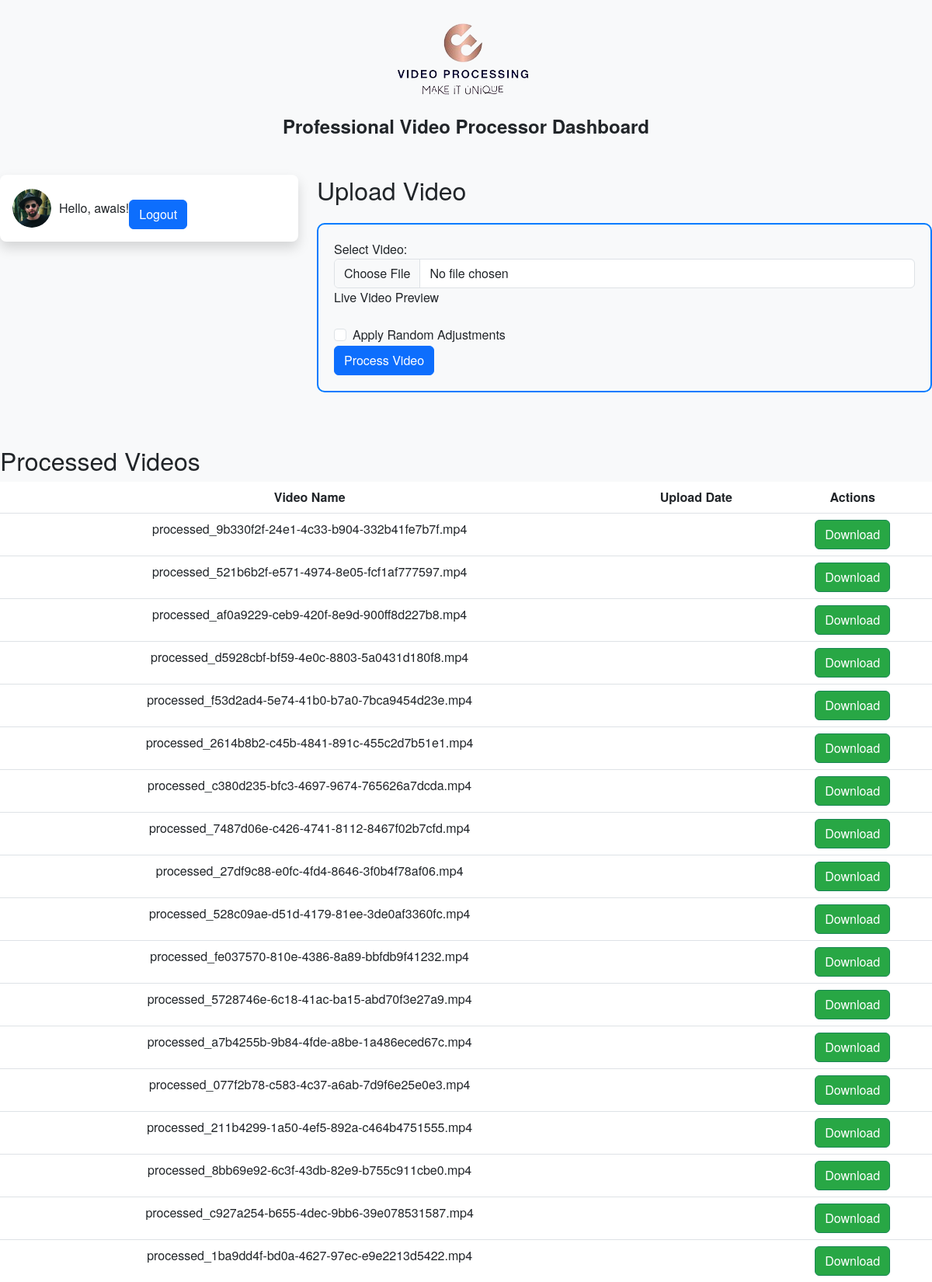
Screenshot of / (signed in, upper part) with the database file from the repository.
### app.py (models this page shows, shortened)
class User(UserMixin, db.Model):
    id = db.Column(db.Integer, primary_key=True)
    username = db.Column(db.String(20), unique=True, nullable=False)
    email = db.Column(db.String(120), unique=True, nullable=False)
    password_hash = db.Column(db.String(128), nullable=False)
    videos = db.relationship('Video', backref='user', lazy=True)

class Video(db.Model):
    id = db.Column(db.Integer, primary_key=True)
    user_id = db.Column(db.Integer, db.ForeignKey('user.id'), nullable=False)
    filename = db.Column(db.String(100), nullable=False)
    processed = db.Column(db.Boolean, default=False)

### app.py (the view)
@app.route('/')
def index():
    processed_videos = []
    if current_user.is_authenticated:
        processed_videos = Video.query.filter(Video.user.has(id=current_user.id), Video.processed.is_(True)).all()
    return render_template('index.html', processed_videos=processed_videos)

### app.py (called while the page is built)
@login_manager.user_loader
def load_user(user_id):
    return User.query.get(int(user_id))

### templates/index.html (shortened to what this page needs)
<!DOCTYPE html>
<html lang="en">
<head>
  <link rel="stylesheet" href="https://cdn.jsdelivr.net/npm/bootstrap@5.3.0-alpha1/dist/css/bootstrap.min.css">
  <link rel="stylesheet" href="https://cdn.jsdelivr.net/npm/animate.css@3.7.2/animate.min.css">
  <link rel="stylesheet" href="{{ url_for('static', filename='img/logo.png') }}">
  <link rel="stylesheet" href="{{ url_for('static', filename='img/profile.png') }}">
</head>
<body>
  <div class="text-center mt-4 mb-5">
    <img src="{{ url_for('static', filename='img/logo.png') }}" alt="Logo" class="img-fluid" style="width: auto; height: auto;">
    <h1 class="dashboard-title animate__animated">Professional Video Processor Dashboard</h1>
  </div>
    <div class="row mb-4">
      <div class="col-md-4">
        <div class="card border-0 shadow rounded-3 p-3 animate__animated animate__fadeIn">
          <div class="user-greeting">
            <img src="{{ url_for('static', filename='img/profile.png') }}" alt="Profile" width="50" height="50">
            {% if current_user.is_authenticated %}
              <p class="mb-0">Hello, {{ current_user.username }}!</p>
              <a href="{{ url_for('logout') }}" class="btn btn-primary btn-block mt-3">Logout</a>
            {% else %}
              <p class="mb-0">Hello, Guest!</p>
              <p class="mb-3">Don't have an account?</p>
              <a href="{{ url_for('signup') }}" class="btn btn-primary btn-block">Register here</a>
            {% endif %}
          </div>
        </div>
      </div>
      <div class="col-md-8">
        <h2 class="mb-4">Upload Video</h2>
        <form method="post" action="{{ url_for('upload') }}" enctype="multipart/form-data" class="upload-form animate__animated animate__fadeIn">
          <div class="form-group">
            <label for="video">Select Video:</label>
            <input type="file" name="video" accept="video/*" class="form-control" required onchange="previewMedia('video', 'live-preview-video')" id="video">
          </div>
          <div class="mb-3">
            <label for="live-preview-video" class="form-label">Live Video Preview</label>
          </div>
          <div class="form-check">
            <input class="form-check-input" type="checkbox" name="random_adjustments" id="randomAdjustments">
            <label class="form-check-label" for="randomAdjustments">
              Apply Random Adjustments
            </label>
          </div>
          <button type="submit" class="btn btn-primary btn-block">Process Video</button>
        </form>
      </div>
    </div>
    <h2 class="mt-5">Processed Videos</h2>
    <table class="table processed-videos-table animate__animated animate__fadeIn">
      <thead>
        <tr>
          <th scope="col">Video Name</th>
          <th scope="col">Upload Date</th>
          <th scope="col">Actions</th>
        </tr>
      </thead>
      <tbody>
        {% for video in processed_videos %}
          <tr>
            <td>{{ video.filename }}</td>
            <td>{{ video.upload_date }}</td>
            <td><a href="{{ url_for('download', filename=video.filename) }}" class="btn btn-success download-btn">Download</a></td>
          </tr>
        {% endfor %}
      </tbody>
    </table>
</body>
</html>

### templates/index.html (style rules this page uses)
body { font-family: 'Helvetica Neue', sans-serif; background-color: #f8f9fa; animation: fadeIn 1s; }
.dashboard-title { font-size: 24px; font-weight: bold; animation: fadeInDown 1s; }
.user-greeting { display: flex; align-items: center; animation: fadeIn 1s; }
.user-greeting img { border-radius: 50%; margin-right: 10px; }
.upload-form { border: 2px solid #007bff; border-radius: 10px; padding: 20px; margin-bottom: 20px; animation: fadeIn 1s; }
.processed-videos-table th, .processed-videos-table td { text-align: center; }
.download-btn { background-color: #28a745; color: #fff; transition: background-color 0.3s ease; }

### rows the page displays
User: username "awais"
Video: filename "processed_9b330f2f-24e1-4c33-b904-332b41fe7b7f.mp4"
Video: filename "processed_521b6b2f-e571-4974-8e05-fcf1af777597.mp4"
Video: filename "processed_af0a9229-ceb9-420f-8e9d-900ff8d227b8.mp4"
Video: filename "processed_d5928cbf-bf59-4e0c-8803-5a0431d180f8.mp4"
Video: filename "processed_f53d2ad4-5e74-41b0-b7a0-7bca9454d23e.mp4"
Video: filename "processed_2614b8b2-c45b-4841-891c-455c2d7b51e1.mp4"
Video: filename "processed_c380d235-bfc3-4697-9674-765626a7dcda.mp4"
Video: filename "processed_7487d06e-c426-4741-8112-8467f02b7cfd.mp4"
Video: filename "processed_27df9c88-e0fc-4fd4-8646-3f0b4f78af06.mp4"
Video: filename "processed_528c09ae-d51d-4179-81ee-3de0af3360fc.mp4"
Video: filename "processed_fe037570-810e-4386-8a89-bbfdb9f41232.mp4"
Video: filename "processed_5728746e-6c18-41ac-ba15-abd70f3e27a9.mp4"
Video: filename "processed_a7b4255b-9b84-4fde-a8be-1a486eced67c.mp4"
Video: filename "processed_077f2b78-c583-4c37-a6ab-7d9f6e25e0e3.mp4"
Video: filename "processed_211b4299-1a50-4ef5-892a-c464b4751555.mp4"
Video: filename "processed_8bb69e92-6c3f-43db-82e9-b755c911cbe0.mp4"
Video: filename "processed_c927a254-b655-4dec-9bb6-39e078531587.mp4"
Video: filename "processed_1ba9dd4f-bd0a-4627-97ec-e9e2213d5422.mp4"
